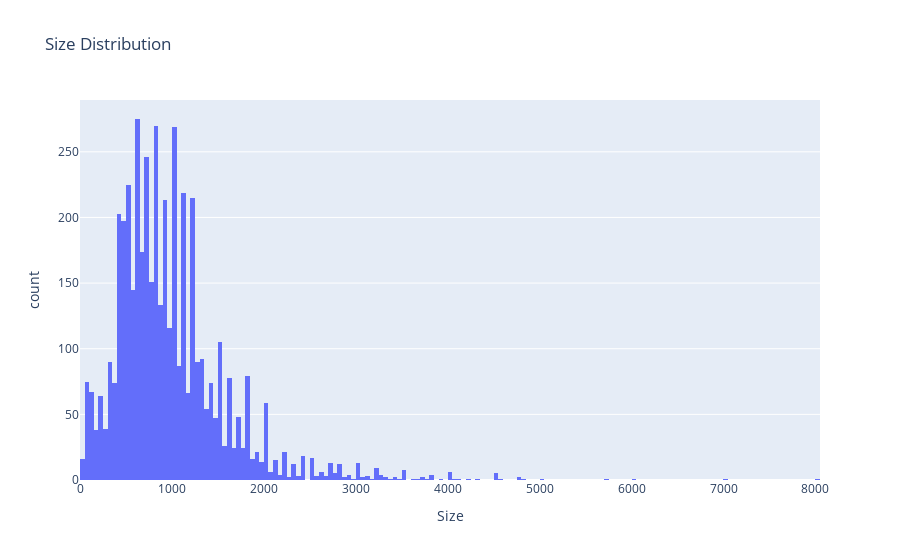

Notebook code cell kept with this figure:
### Markdown cell above
## Size

### Code cell
fig = px.histogram(rent_data, x="Size", title='Size Distribution')
fig.show()
fig = px.box(rent_data, x="Size", title='Boxplot for Size')
fig.show()

### Figure 1 — Plotly figure (JSON) as saved in the notebook; plotly's stock layout.template omitted (floating-point values rounded to 4 significant figures; data arrays with more than 128 entries replaced by an {"elided": "..."} marker saying what was removed)
{"data": [{"alignmentgroup": "True", "bingroup": "x", "hovertemplate": "Size=%{x}<br>count=%{y}<extra></extra>", "legendgroup": "", "marker": {"color": "#636efa", "pattern": {"shape": ""}}, "name": "", "offsetgroup": "", "orientation": "v", "showlegend": false, "type": "histogram", "x": {"elided": "4745 int values"}, "xaxis": "x", "yaxis": "y"}], "layout": {"barmode": "relative", "legend": {"tracegroupgap": 0}, "title": {"text": "Size Distribution"}, "xaxis": {"anchor": "y", "domain": [0, 1], "title": {"text": "Size"}}, "yaxis": {"anchor": "x", "domain": [0, 1], "title": {"text": "count"}}}}
